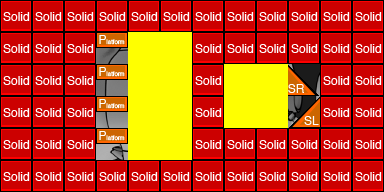

A level layout from a 2D game, rendered from its tile map. Below: a short description, then the map file with tile-grid data replaced by summaries:
An orthogonal 12x6 tile map with 32x32 px tiles, 3 tile layers (exterior, interior, collision), 3 tilesets.

<map version="1.0" orientation="orthogonal" width="12" height="6" tilewidth="32" tileheight="32">
 <tileset firstgid="1" name="colTile" tilewidth="32" tileheight="32">
  <image source="../img/render/metatiles32x32.png" width="160" height="32" />
  <tile id="0">
   <properties>
    <property name="type" value="solid" />
   </properties>
  </tile>
  <tile id="1">
   <properties>
    <property name="type" value="platform" />
   </properties>
  </tile>
  <tile id="2">
   <properties>
    <property name="type" value="lslope" />
   </properties>
  </tile>
  <tile id="3">
   <properties>
    <property name="type" value="rslope" />
   </properties>
  </tile>
 </tileset>
 <tileset firstgid="6" name="outline" tilewidth="32" tileheight="32">
  <image source="../img/render/outline.png" width="192" height="256" />
 </tileset>
 <tileset firstgid="54" name="ship" tilewidth="384" tileheight="192">
  <image source="../img/render/ships/humanoid/humanoid_drone_img.png" width="384" height="192" />
 </tileset>
 <layer name="exterior" width="12" height="6">
  <data>[72 cells, 1 non-empty, 1 distinct tile ids]</data>
 </layer>
 <layer name="interior" width="12" height="6">
  <data>[72 cells, 12 non-empty, 1 distinct tile ids]</data>
 </layer>
 <layer name="collision" width="12" height="6">
  <data>[72 cells, 60 non-empty, 4 distinct tile ids]</data>
 </layer>
</map>
